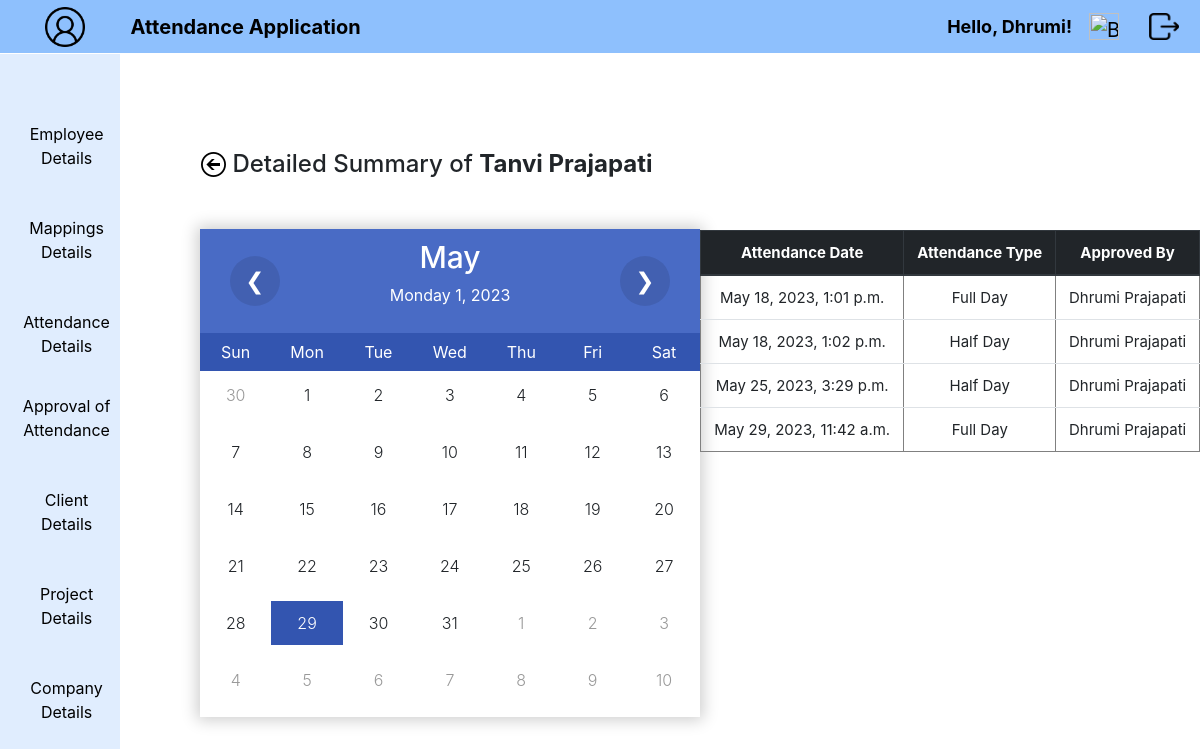
Page /summary_detail?employee_id=203 (signed in) on the committed database.
### Attendance/models.py (models this page shows, shortened)
class ApprovedAtt(models.Model):
        ATTENDANCE = (('Full Day','Full Day'),
                      ('Half Day','Half Day'),
                      ('Overtime','Overtime'),
                      ('Absent','Absent'),)
        user = models.ForeignKey(User, on_delete=models.CASCADE, default=None, related_name="user")
        name = models.ForeignKey(User, on_delete=models.CASCADE, default=None, related_name="name")
        tdate = models.DateTimeField(default=timezone.now, verbose_name='Today Date', editable=False)
        attendance = models.CharField(choices=ATTENDANCE, max_length=100, null=True, verbose_name='Attendance', default='Full Day')
        mapping = models.ForeignKey(Mapping, on_delete=models.CASCADE, default=None, null=True)
        approved_timestamp = models.DateTimeField(auto_now_add=True)
        class Meta:
                db_table = "ApprovedAtt"

### Attendance/views.py (the view)
# urls.py: path('summary_detail',views.summary_detail,name='summary_detail'),
@login_required(login_url='loginview')
@never_cache
def summary_detail(request):
    employee_id = request.GET.get('employee_id')  # Assuming the employee ID is passed as a query parameter
    employee = User.objects.get(id=employee_id)
    approved_att = ApprovedAtt.objects.filter(name=employee)
    template = loader.get_template('summary_detail.html')
    context = {
        'username': request.user.username,
        'employee': employee,
        'approved_att': approved_att,
    }
    return HttpResponse(template.render(context, request))

### Attendance/templates/summary_detail.html
{% extends "home.html" %}
{% load static %}
{% block content %}
<div class="emp">
  <div class="emp-container">
    <div class="calendar-container">
      <h4 style="text-align: left; margin: 50px 0px 50px 50px;">
        <a href="{% url 'summary' %}"><img src="{% static 'images/back.png' %}" alt=""></a>
        Detailed Summary of <b>{{ employee.first_name }} {{ employee.last_name }}</b>
      </h4>
      <div class="calender">
        <div class="month">
          <div class="prev" onclick="moveDate('prev')">
            <span>&#10094</span>
          </div>
          <div>
            <h2 id="month">May</h2>
            <p id="date_str">Mon May 22 2023</p>
          </div>
          <div class="next" onclick="moveDate('next')">
            <span>&#10095</span>
          </div>
        </div>
        <div class="weekends">
          <div>Sun</div>
          <div>Mon</div>
          <div>Tue</div>
          <div>Wed</div>
          <div>Thu</div>
          <div>Fri</div>
          <div>Sat</div>
        </div>
        <div class="days">
        </div>
      </div>
    </div>
    <div class="table-container">
      {% if approved_att %}
      <table border='1' class="table text-center">
        <thead class="thead-dark">
          <tr>
            <th scope="col">Attendance Date</th>
            <th scope="col">Attendance Type</th>
            <th scope="col">Approved By</th>
          </tr>
        </thead>
        <tbody>
          {% for att in approved_att %}
          <tr>
            <td>{{ att.tdate }}</td>
            <td>{{ att.attendance }}</td>
            <td>{{ att.user.first_name }} {{ att.user.last_name }}</td>
          </tr>
          {% endfor %}
        </tbody>
      </table>
      {% else %}
      <div style="text-align: left; margin: 50px 0px 50px 50px;">
        No approved attendance records found for this employee.
      </div>
      {% endif %}
    </div>
  </div>
</div>
{% endblock %}

### Attendance/templates/home.html (shortened to what this page needs)
{% load static %}
<!doctype html lang="en">
  <head>
    <link rel="stylesheet" href="https://cdn.jsdelivr.net/npm/bootstrap@4.0.0/dist/css/bootstrap.min.css">
    <link rel="stylesheet" type="text/css" href="{% static 'css/style.css' %}">
  </head>
  <body onload="RenderDate()">
      <nav class="navbar navbar-expand-lg nav1">
        <div class="container-fluid" style="width: fit-content;">
          <a class="navbar-brand" href="{% url 'userdata' %}">
            <img src="{% static 'images/user.png' %}" width="40" height="40" class="d-inline-block align-top" style="margin-left: 28px;">
          </a>
        </div>
          <div class="collapse navbar-collapse" id="navbarSupportedContent">
            <ul class="navbar-nav">
              <li class="nav-item" style="margin-left: 15px;">
                <b>
                  <a class="navbar-brand float-left" href="{% url 'AttFormView' %}">Attendance Application</a>
                </b>
              </li>
            </ul>
            <ul class="navbar-nav mb-2 mb-lg-0 d-flex" style="position: absolute; right: 40;">
              <li>
                <b>
                  <a class="nav-link"  href="{% url 'userdata' %}" style="margin-top: 25px; font-size: 17px; margin-right: 80px;">
                    {% if user.is_authenticated %}
                    <p style="font-size: large;">Hello, {{ user.first_name }}!</p>
                    {% endif %}
                  </a>
                </b>
              </li>
            </ul>
            <ul class="navbar-nav mb-2 mb-lg-0 d-flex" style="position: absolute; right: 60;">
              <li class="nav-item">
                <a class="ml-auto navbar-brand exit" href="{% url 'summary' %}">
                  <img src="{% static 'images/summary.png' %}" alt="Bootstrap" width="30" height="27" style="margin-top: 0px; margin-right: 5px;">
                </a>
              </li>
            </ul>
            <ul class="navbar-nav mb-2 mb-lg-0 d-flex" style="position: absolute; right: 0;">
              <li class="nav-item">
                <a class="ml-auto navbar-brand exit" href="{% url 'logoutview' %}">
                  <img src="{% static 'images/exit.png' %}" alt="Bootstrap" width="30" height="27" style="margin-top: 0px; margin-right: 5px;">
                </a>
              </li>
            </ul>
          </div>
      </nav>
      {% if request.user.is_superuser %}
      {% block content %}
      {% endblock %}
      <nav class="navbar navbar-expand-lg nav2">
        <div class="container-fluid">
          <div class="row">
            <div class="col-md-1" style="min-width: 130px; margin: 0; padding: 0 10px; text-align: center;">
              <nav class="navbar navbar-default navbar-fixed-side">
                <ul class="nav navbar-nav">
                  <li class="nav-item list" style="margin-bottom: 10px;">
                    <a class="nav-link" href="#">Employee Details</a>
                  </li>
                  <li class="nav-item list" style="margin-bottom: 10px;">
                    <a class="nav-link" href="#">Mappings Details</a>
                  </li>
                  <li class="nav-item list">
                    <a class="nav-link" href="#">Attendance Details</a>
                  </li>
                  <li class="nav-item list" style="margin-bottom: 10px;">
                    <a class="nav-link" href="#">Approval of Attendance</a>
                  </li>
                  <li class="nav-item list" style="margin-bottom: 10px;">
                    <a class="nav-link" href="#">Client Details</a>
                  </li>
                  <li class="nav-item list" style="margin-bottom: 10px;">
                    <a class="nav-link" href="#">Project Details</a>
                  </li>
                  <li class="nav-item list" style="margin-bottom: 10px;">
                    <a class="nav-link" href="#">Company Details</a>
                  </li>
                </ul>
              </nav>
            </div>
          </div>
        </div>
      </nav>
    {% endif %}
  </body>
</html>

### Attendance/static/css/style.css (style rules this page uses)
.table-container { overflow-x: auto; }
li a { color: black; text-decoration: none; }
.navbar { padding: 0.1rem; }
.nav1 { background-color:#8ec0fd; position: fixed; width: 100%; top: 0; left: 0; }
.nav2 { background-color: #e0edfe; padding: 0.1rem; position: fixed; top: 53.5px; left: 0; width: 120px; height: 93.5%; }
.emp { margin-left: 150px; margin-top: 100px; }
.nav-item { position: relative; }
.nav-link { margin: 10px 0 10px 0; }
table { font-size: 15px; }
.calender { margin-left: 50px; margin-bottom: 50px; width: 500px; background-color: white; box-shadow: 0px 0px 15px 3px rgba(0, 0, 0, 0.2); }
.month { display: flex; justify-content: space-between; width: 100%; background-color: #496bc5; text-align: center; color: white; padding: 10px 30px 10px 30px; align-items: center; }
.weekends { padding: 7px 0px; display: flex; background-color: #3355b0; color: white; }
.days { display: flex; flex-wrap: wrap; font-weight: 300; padding: 2px 0px; }
.weekends div, .days div { text-align: center; width: 14.28%; }
#month { font-size: 30px; font-weight: 500; }
.prev, .next { display: flex; justify-content: center; align-items: center; font-size: 23px; width: 50px; height: 50px; background-color: rgba(0, 0, 0, 0.1); border-radius: 50%; transition: all 0.4s; }
.emp-container { display: flex; }
.calendar-container { flex: 1; margin-right: 0px; }
.table-container { margin-top: 130px; flex: 1; }

### rows in the picture
ApprovedAtt: tdate "May 18, 2023, 1:01 p.m.", attendance "Full Day", user.first_name "Dhrumi", user.last_name "Prajapati"
ApprovedAtt: tdate "May 18, 2023, 1:02 p.m.", attendance "Half Day", user.first_name "Dhrumi", user.last_name "Prajapati"
ApprovedAtt: tdate "May 25, 2023, 3:29 p.m.", attendance "Half Day", user.first_name "Dhrumi", user.last_name "Prajapati"
ApprovedAtt: tdate "May 29, 2023, 11:42 a.m.", attendance "Full Day", user.first_name "Dhrumi", user.last_name "Prajapati"

### other values in the picture
{{ user.first_name }} "Dhrumi"
{{ employee.first_name }} "Tanvi"
{{ employee.last_name }} "Prajapati"
